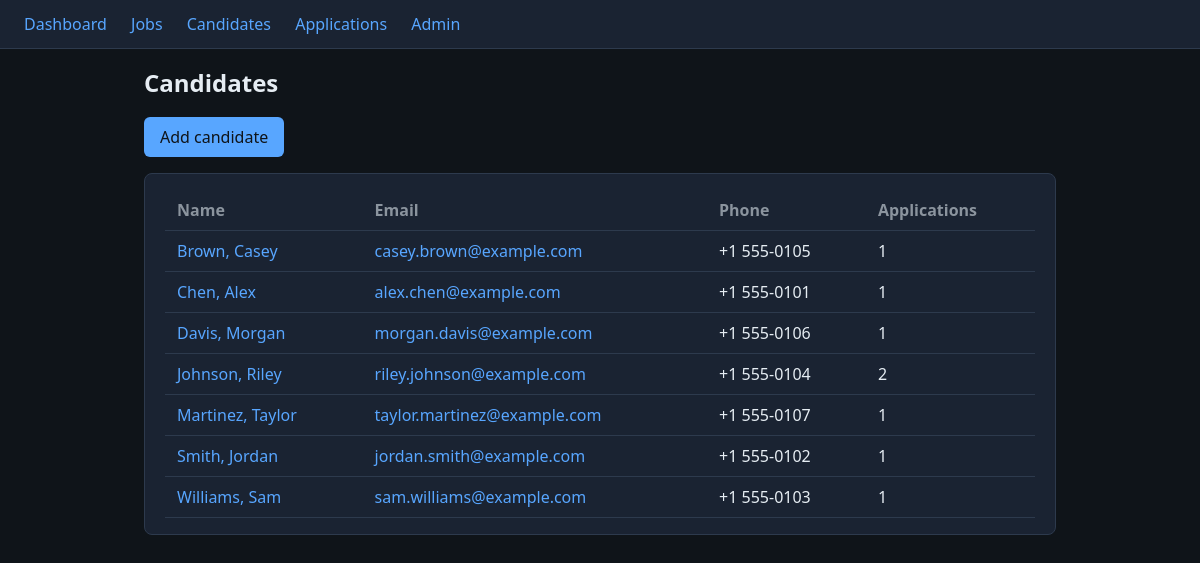
/candidates/, run on the app's committed database.
### ats/models.py (models this page shows, shortened)
class Candidate(models.Model):
    first_name = models.CharField(max_length=100)
    last_name = models.CharField(max_length=100)
    email = models.EmailField(unique=True)
    phone = models.CharField(max_length=30, blank=True)
    resume_summary = models.TextField(blank=True)
    created_at = models.DateTimeField(auto_now_add=True)
    updated_at = models.DateTimeField(auto_now=True)
    class Meta:
        ordering = ['last_name', 'first_name']

### ats/views.py (the view)
# urls.py: path('candidates/', views.candidate_list, name='candidate_list'),
def candidate_list(request):
    candidates = Candidate.objects.prefetch_related('applications').order_by('last_name', 'first_name')
    return render(request, 'ats/candidate_list.html', {'candidates': candidates})

### templates/ats/candidate_list.html (shortened to what this page needs)
{% extends 'base.html' %}
{% block content %}
<h1>Candidates</h1>
<p class="actions"><a href="{% url 'candidate_create' %}" class="btn">Add candidate</a></p>
{% if candidates %}
<div class="card table-wrap">
    <table>
        <thead>
            <tr><th scope="col">Name</th><th scope="col">Email</th><th scope="col">Phone</th><th scope="col">Applications</th></tr>
        </thead>
        <tbody>
            {% for c in candidates %}
            <tr>
                <td><a href="{% url 'candidate_detail' c.pk %}">{{ c.last_name }}, {{ c.first_name }}</a></td>
                <td><a href="mailto:{{ c.email }}">{{ c.email }}</a></td>
                <td>{{ c.phone|default:"—" }}</td>
                <td>{{ c.applications.count }}</td>
            </tr>
            {% endfor %}
        </tbody>
    </table>
</div>
{% else %}
<p class="muted">No candidates. <a href="{% url 'candidate_create' %}">Add one</a>.</p>
{% endif %}
{% endblock %}

### templates/base.html (style rules this page uses)
:root { --bg: #0f1419; --surface: #1a2332; --border: #2d3a4d; --text: #e6edf3; --muted: #8b949e; --accent: #58a6ff; --accent-hover: #79b8ff; }
* { box-sizing: border-box; }
body { margin: 0; font-family: 'Segoe UI', system-ui, sans-serif; background: var(--bg); color: var(--text); line-height: 1.5; }
a { color: var(--accent); text-decoration: none; }
h1 { font-size: 1.5rem; margin: 0 0 1rem; }
.card { background: var(--surface); border: 1px solid var(--border); border-radius: 8px; padding: 1rem 1.25rem; margin-bottom: 1rem; }
table { width: 100%; border-collapse: collapse; }
th, td { text-align: left; padding: 0.5rem 0.75rem; border-bottom: 1px solid var(--border); }
th { color: var(--muted); font-weight: 600; }
.btn { display: inline-block; padding: 0.5rem 1rem; background: var(--accent); color: var(--bg); border: none; border-radius: 6px; font: inherit; cursor: pointer; text-decoration: none; }
.actions { margin-top: 1rem; display: flex; gap: 0.5rem; flex-wrap: wrap; }
.table-wrap { overflow-x: auto; -webkit-overflow-scrolling: touch; }
.table-wrap table { min-width: 500px; }

### data on the page
Candidate: last_name "Brown", first_name "Casey", email "casey.brown@example.com", phone "+1 555-0105", applications.count "1"
Candidate: last_name "Chen", first_name "Alex", email "alex.chen@example.com", phone "+1 555-0101", applications.count "1"
Candidate: last_name "Davis", first_name "Morgan", email "morgan.davis@example.com", phone "+1 555-0106", applications.count "1"
Candidate: last_name "Johnson", first_name "Riley", email "riley.johnson@example.com", phone "+1 555-0104", applications.count "2"
Candidate: last_name "Martinez", first_name "Taylor", email "taylor.martinez@example.com", phone "+1 555-0107", applications.count "1"
Candidate: last_name "Smith", first_name "Jordan", email "jordan.smith@example.com", phone "+1 555-0102", applications.count "1"
Candidate: last_name "Williams", first_name "Sam", email "sam.williams@example.com", phone "+1 555-0103", applications.count "1"
